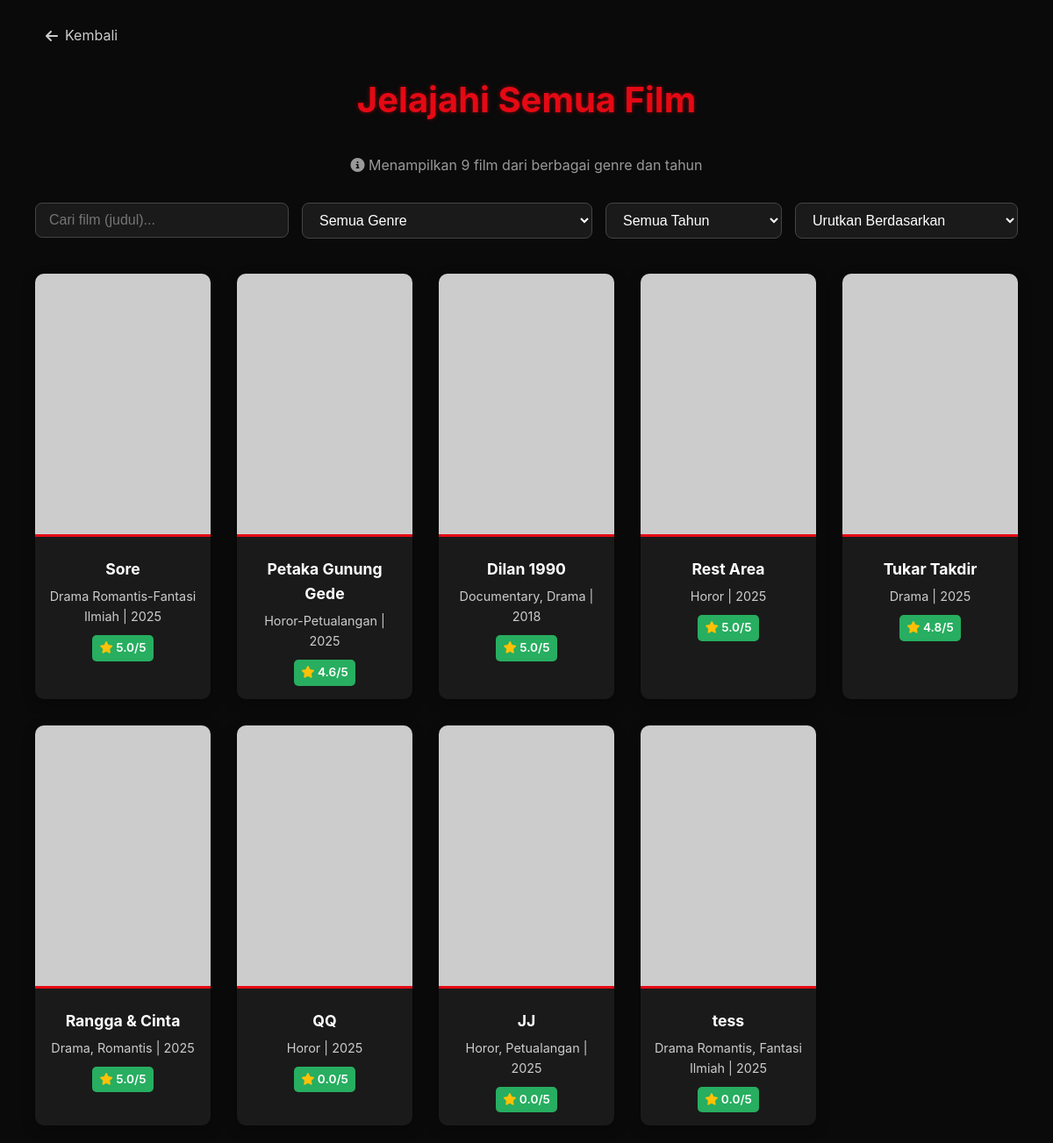
Screenshot of /jelajahi.php with the database file from the repository.
### tables this page shows
CREATE TABLE `movies` (
  `id` int(11) NOT NULL,
  `title` varchar(200) NOT NULL,
  `original_title` varchar(200) DEFAULT NULL,
  `release_year` int(11) DEFAULT NULL,
  `duration` int(11) DEFAULT NULL COMMENT 'durasi dalam menit',
  `genre` varchar(100) DEFAULT NULL,
  `director` varchar(100) DEFAULT NULL,
  `cast` text DEFAULT NULL COMMENT 'JSON array atau comma separated',
  `synopsis` text DEFAULT NULL,
  `poster` varchar(255) DEFAULT NULL,
  `trailer_url` varchar(255) DEFAULT NULL,
  `average_rating` decimal(2,1) DEFAULT 0.0,
  `total_reviews` int(11) DEFAULT 0,
  `created_by` int(11) DEFAULT NULL,
  `created_at` timestamp NOT NULL DEFAULT current_timestamp(),
  `updated_at` timestamp NOT NULL DEFAULT current_timestamp() ON UPDATE current_timestamp()
);

### jelajahi.php (the view, shortened to what this page needs)
<?php
$host = '127.0.0.1';
$dbname = 'movie_review_db';
$username = 'root';
$password = '';
try {
    $pdo = new PDO("mysql:host=$host;dbname=$dbname;charset=utf8mb4", $username, $password);
    $pdo->setAttribute(PDO::ATTR_ERRMODE, PDO::ERRMODE_EXCEPTION);
} catch(PDOException $e) {
    die("❌ Database Connection Error: " . $e->getMessage());
}
$moviesStmt = $pdo->query("
    SELECT m.*,
           COALESCE(AVG(r.rating), 0) as avg_rating,
           COUNT(r.id) as review_count
    FROM movies m
    LEFT JOIN reviews r ON m.id = r.movie_id
    GROUP BY m.id
    ORDER BY m.id ASC
");
$movies = $moviesStmt->fetchAll(PDO::FETCH_ASSOC);
$selectedMovie = null;
function getPosterPath($posterFromDB) {
    return 'https://via.placeholder.com/200x300?text=No+Poster';
}
?>
<!DOCTYPE html>
<html lang="id">
<head>
    <link rel="stylesheet" href="https://cdnjs.cloudflare.com/ajax/libs/font-awesome/6.4.0/css/all.min.css">
</head>
<body>
    <main class="container">
        <div class="back-link-container">
            <a href="<?php echo $selectedMovie ? 'jelajahi.php' : 'user.php'; ?>" class="back-link">
                <i class="fas fa-arrow-left"></i> Kembali
            </a>
        </div>
        <?php if (!$selectedMovie): ?>
            <h2 class="page-title">Jelajahi Semua Film</h2>
            <p style="text-align: center; color: #999; margin-bottom: 30px;">
                <i class="fas fa-info-circle"></i> Menampilkan <?php echo count($movies); ?> film dari berbagai genre dan tahun
            </p>
            <div class="filter-controls">
                <div class="search-group">
                    <input type="text" id="searchInput" placeholder="Cari film (judul)..." onkeyup="filterMovies()">
                </div>
                <div class="filter-group">
                    <select id="genreFilter" onchange="filterMovies()">
                        <option value="">Semua Genre</option>
                    </select>
                </div>
                <div class="filter-group">
                    <select id="yearFilter" onchange="filterMovies()">
                        <option value="">Semua Tahun</option>
                    </select>
                </div>
                <div class="filter-group">
                    <select id="sortFilter" onchange="filterMovies()">
                        <option value="">Urutkan Berdasarkan</option>
                    </select>
                </div>
            </div>
            <div class="movie-grid" id="movieGrid">
                <?php foreach ($movies as $movie): ?>
                    <div class="movie-card"
                         data-title="<?php echo strtolower($movie['title']); ?>"
                         data-genre="<?php echo $movie['genre']; ?>"
                         data-year="<?php echo $movie['release_year']; ?>"
                         data-rating="<?php echo $movie['avg_rating']; ?>"
                         onclick="window.location.href='jelajahi.php?movie_id=<?php echo $movie['id']; ?>'">
                        <img src="<?php echo getPosterPath($movie['poster']); ?>" alt="<?php echo htmlspecialchars($movie['title']); ?>">
                        <div class="movie-info">
                            <h3><?php echo htmlspecialchars($movie['title']); ?></h3>
                            <p><?php echo htmlspecialchars($movie['genre']); ?> | <?php echo $movie['release_year']; ?></p>
                            <span class="rating-chip">
                                <i class="fas fa-star" style="color: var(--star-gold);"></i>
                                <?php echo number_format($movie['avg_rating'], 1); ?>/5
                            </span>
                        </div>
                    </div>
                <?php endforeach; ?>
            </div>
        <?php endif; ?>
    </main>
</body>
</html>

### jelajahi.php (style rules this page uses)
:root { --primary-color: #e50914; --background-dark: #0a0a0a; --card-dark: #1a1a1a; --text-light: #ffffff; --text-muted: #ccc; --star-gold: #ffc107; --divider-color: #333; }
* { margin: 0; padding: 0; box-sizing: border-box; }
body { font-family: 'Inter', 'Segoe UI', Tahoma, Geneva, Verdana, sans-serif; background-color: var(--background-dark); color: var(--text-light); line-height: 1.6; padding: 20px; }
.container { max-width: 1200px; margin: 0 auto; padding: 0 20px; }
.back-link-container { margin-bottom: 20px; }
.back-link { display: inline-flex; align-items: center; gap: 8px; text-decoration: none; color: var(--text-muted); font-size: 1rem; padding: 8px 12px; border-radius: 5px; transition: color 0.3s, background-color 0.3s; }
.page-title { text-align: center; color: var(--primary-color); font-size: 2.5em; margin-bottom: 30px; text-shadow: 0 0 5px rgba(229, 9, 20, 0.5); }
.filter-controls { display: flex; flex-wrap: wrap; gap: 15px; margin-bottom: 40px; justify-content: center; }
.search-group, .filter-group { flex-grow: 1; min-width: 200px; }
.search-group input, .filter-group select { width: 100%; padding: 10px 15px; border: 1px solid #444; border-radius: 8px; background-color: var(--card-dark); color: var(--text-light); font-size: 1rem; }
.movie-grid { display: grid; grid-template-columns: repeat(auto-fit, minmax(200px, 1fr)); gap: 30px; }
.movie-card { background-color: var(--card-dark); border-radius: 10px; overflow: hidden; box-shadow: 0 5px 15px rgba(0, 0, 0, 0.3); transition: transform 0.3s, box-shadow 0.3s; text-align: center; cursor: pointer; }
.movie-card img { width: 100%; height: 300px; object-fit: cover; border-bottom: 3px solid var(--primary-color); }
.movie-info { padding: 15px; }
.movie-info h3 { font-size: 1.1em; margin-bottom: 5px; color: var(--text-light); }
.movie-info p { font-size: 0.9em; color: var(--text-muted); margin-bottom: 10px; }
.rating-chip { display: inline-block; background-color: #27ae60; color: white; padding: 4px 8px; border-radius: 5px; font-weight: 600; font-size: 0.85em; }

### rows the page displays
movies: title "Sore", genre "Drama Romantis-Fantasi Ilmiah", release_year "2025", avg_rating "5.0"
movies: title "Petaka Gunung Gede", genre "Horor-Petualangan", release_year "2025", avg_rating "4.6"
movies: title "Dilan 1990", genre "Documentary, Drama", release_year "2018", avg_rating "5.0"
movies: title "Rest Area", genre "Horor", release_year "2025", avg_rating "5.0"
movies: title "Tukar Takdir", genre "Drama", release_year "2025", avg_rating "4.8"
movies: title "Rangga & Cinta", genre "Drama, Romantis", release_year "2025", avg_rating "5.0"
movies: title "QQ", genre "Horor", release_year "2025", avg_rating "0.0"
movies: title "JJ", genre "Horor, Petualangan", release_year "2025", avg_rating "0.0"
movies: title "tess", genre "Drama Romantis, Fantasi Ilmiah", release_year "2025", avg_rating "0.0"

### other values shown
count($movies) "9"
